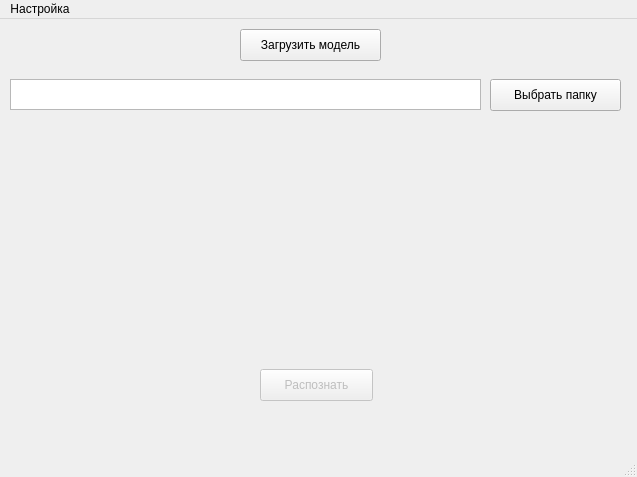
<?xml version="1.0" encoding="UTF-8"?>
<ui version="4.0">
 <class>MainWindow</class>
 <widget class="QMainWindow" name="MainWindow">
  <property name="geometry">
   <rect>
    <x>0</x>
    <y>0</y>
    <width>637</width>
    <height>477</height>
   </rect>
  </property>
  <property name="windowTitle">
   <string>Классификация мусора</string>
  </property>
  <widget class="QWidget" name="centralwidget">
   <widget class="QPushButton" name="select_path_btn">
    <property name="geometry">
     <rect>
      <x>490</x>
      <y>60</y>
      <width>131</width>
      <height>32</height>
     </rect>
    </property>
    <property name="text">
     <string>Выбрать папку</string>
    </property>
   </widget>
   <widget class="QTextBrowser" name="selected_path_text">
    <property name="geometry">
     <rect>
      <x>10</x>
      <y>60</y>
      <width>471</width>
      <height>31</height>
     </rect>
    </property>
   </widget>
   <widget class="QPushButton" name="load_model_btn">
    <property name="geometry">
     <rect>
      <x>240</x>
      <y>10</y>
      <width>141</width>
      <height>32</height>
     </rect>
    </property>
    <property name="text">
     <string>Загрузить модель</string>
    </property>
   </widget>
   <widget class="QPushButton" name="predict_btn">
    <property name="enabled">
     <bool>false</bool>
    </property>
    <property name="geometry">
     <rect>
      <x>260</x>
      <y>350</y>
      <width>113</width>
      <height>32</height>
     </rect>
    </property>
    <property name="text">
     <string>Распознать</string>
    </property>
   </widget>
   <widget class="QLabel" name="result_label">
    <property name="enabled">
     <bool>true</bool>
    </property>
    <property name="geometry">
     <rect>
      <x>140</x>
      <y>390</y>
      <width>361</width>
      <height>16</height>
     </rect>
    </property>
    <property name="text">
     <string/>
    </property>
   </widget>
   <widget class="QLabel" name="example_image_label">
    <property name="geometry">
     <rect>
      <x>180</x>
      <y>110</y>
      <width>271</width>
      <height>201</height>
     </rect>
    </property>
    <property name="text">
     <string/>
    </property>
   </widget>
   <widget class="QLabel" name="images_count_label">
    <property name="geometry">
     <rect>
      <x>240</x>
      <y>320</y>
      <width>161</width>
      <height>20</height>
     </rect>
    </property>
    <property name="text">
     <string/>
    </property>
   </widget>
  </widget>
  <widget class="QMenuBar" name="menubar">
   <property name="geometry">
    <rect>
     <x>0</x>
     <y>0</y>
     <width>637</width>
     <height>43</height>
    </rect>
   </property>
   <widget class="QMenu" name="menu">
    <property name="title">
     <string>Настройка</string>
    </property>
    <addaction name="select_trained_model_action"/>
    <addaction name="select_classes_csv_action"/>
   </widget>
   <addaction name="menu"/>
  </widget>
  <widget class="QStatusBar" name="statusbar"/>
  <action name="select_trained_model_action">
   <property name="text">
    <string>Выбрать обученную модель</string>
   </property>
  </action>
  <action name="select_classes_csv_action">
   <property name="text">
    <string>Выбрать csv классов</string>
   </property>
  </action>
 </widget>
 <resources/>
 <connections/>
</ui>
